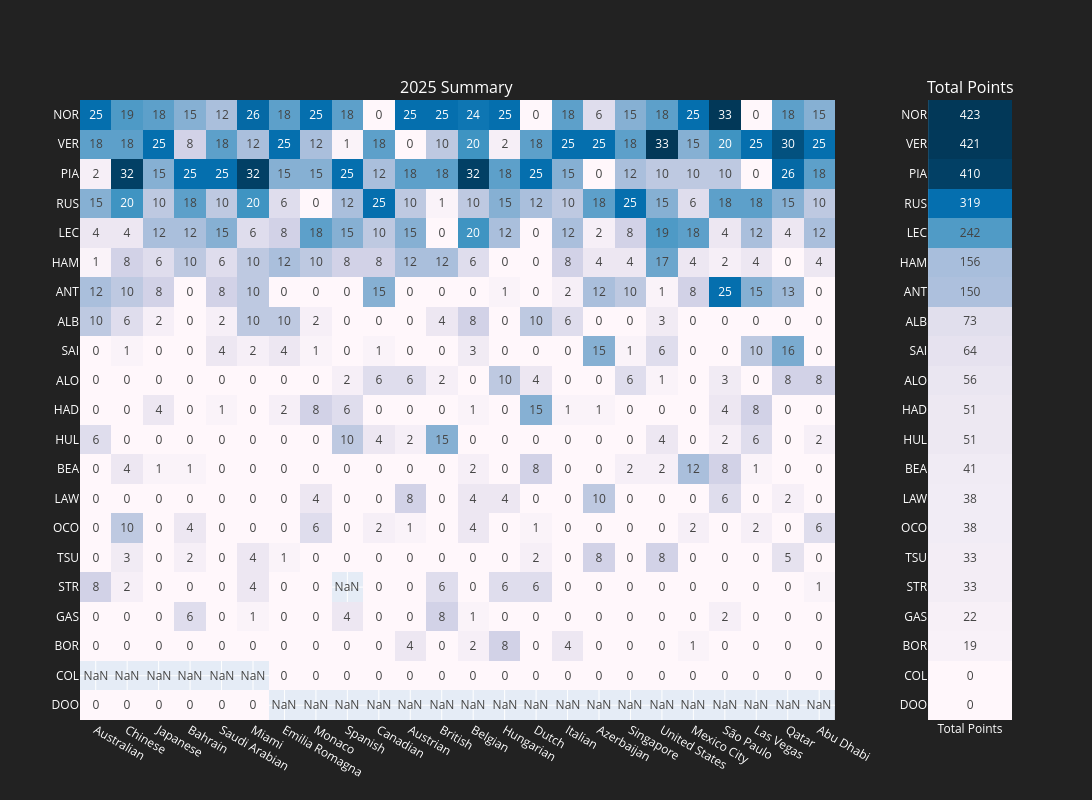

The cell this chart's notebook holds for it:
### Code cell
fig = make_subplots(
    rows=1,
    cols=2,
    column_widths=[0.9, 0.1],
    subplot_titles=('2025 Summary', 'Total Points')
)
fig.update_layout(width=1600,
                  height=800,
                  paper_bgcolor='#222222',
                  font=dict(color='white')
                  )

# first heatmap
fig.add_trace( # add graph to a specific position
    go.Heatmap(
        x=event_names_short, 
        y=standings_df2.index, # drivers
        z=standings_df2.values, # points 
        texttemplate='%{text}', # displays point value on each cell
        text=standings_df2.values,
        customdata=hover_info,
        hovertemplate=(
            "Driver: %{y}<br>"
            "Race Name: %{x}<br>"
            "Points: %{z}<br>"
            "Position: %{customdata.position}<extra></extra>"
        ),
        colorscale='Pubu',
        showscale=False,
        zmin=0, # min color value starts at 0
        zmax=standings_df2.values.max() 
    ),
    row=1,
    col=1
)

# seocnd heatmap
fig.add_trace(
    go.Heatmap(
        x=['Total Points'] * len(total_points),
        y=standings_df2.index,
        z=total_points,
        texttemplate='%{text}',
        text=total_points,
        colorscale='Pubu',
        showscale=False,
        zmin=0,
        zmax=total_points.max()
    ),
    row=1,
    col=2
)

show(fig)

### Figure 1 — Plotly figure (JSON) as saved in the notebook; plotly's stock layout.template omitted (floating-point values rounded to 4 significant figures; data arrays with more than 128 entries replaced by an {"elided": "..."} marker saying what was removed)
{"data": [{"colorscale": [[0, "rgb(255,247,251)"], [0.125, "rgb(236,231,242)"], [0.25, "rgb(208,209,230)"], [0.375, "rgb(166,189,219)"], [0.5, "rgb(116,169,207)"], [0.625, "rgb(54,144,192)"], [0.75, "rgb(5,112,176)"], [0.875, "rgb(4,90,141)"], [1, "rgb(2,56,88)"]], "customdata": [[{"position": 19}, {"position": 13}, {"position": 15}, {"position": 14}, {"position": 17}, {"position": 20}, {"position": "N/A"}, {"position": "N/A"}, {"position": "N/A"}, {"position": "N/A"}, {"position": "N/A"}, {"position": "N/A"}, {"position": "N/A"}, {"position": "N/A"}, {"position": "N/A"}, {"position": "N/A"}, {"position": "N/A"}, {"position": "N/A"}, {"position": "N/A"}, {"position": "N/A"}, {"position": "N/A"}, {"position": "N/A"}, {"position": "N/A"}, {"position": "N/A"}], [{"position": "N/A"}, {"position": "N/A"}, {"position": "N/A"}, {"position": "N/A"}, {"position": "N/A"}, {"position": "N/A"}, {"position": 16}, {"position": 13}, {"position": 15}, {"position": 13}, {"position": 15}, {"position": 20}, {"position": 19}, {"position": 18}, {"position": 11}, {"position": 17}, {"position": 19}, {"position": 16}, {"position": 17}, {"position": 16}, {"position": 15}, {"position": 15}, {"position": 14}, {"position": 20}], [{"position": 16}, {"position": 14}, {"position": 19}, {"position": 18}, {"position": 18}, {"position": 18}, {"position": 18}, {"position": 14}, {"position": 12}, {"position": 14}, {"position": 8}, {"position": 18}, {"position": 9}, {"position": 6}, {"position": 15}, {"position": 8}, {"position": 11}, {"position": 17}, {"position": 18}, {"position": 10}, {"position": 20}, {"position": 17}, {"position": 13}, {"position": 11}], [{"position": 11}, {"position": 20}, {"position": 13}, {"position": 7}, {"position": 20}, {"position": 13}, {"position": 13}, {"position": 20}, {"position": 8}, {"position": 15}, {"position": 13}, {"position": 6}, {"position": 10}, {"position": 19}, {"position": 17}, {"position": 16}, {"position": 18}, {"position": 19}, {"position": 19}, {"position": 15}, {"position": 10}, {"position": 13}, {"position": 16}, {"position": 19}], [{"position": 6}, {"position": 9}, {"position": 20}, {"position": 17}, {"position": 16}, {"position": 16}, {"position": 15}, {"position": 15}, {"position": "N/A"}, {"position": 17}, {"position": 14}, {"position": 7}, {"position": 14}, {"position": 7}, {"position": 7}, {"position": 18}, {"position": 17}, {"position": 13}, {"position": 12}, {"position": 14}, {"position": 16}, {"position": 18}, {"position": 17}, {"position": 10}], [{"position": 12}, {"position": 16}, {"position": 12}, {"position": 9}, {"position": 19}, {"position": 10}, {"position": 10}, {"position": 17}, {"position": 13}, {"position": 12}, {"position": 16}, {"position": 15}, {"position": 13}, {"position": 17}, {"position": 9}, {"position": 13}, {"position": 6}, {"position": 12}, {"position": 7}, {"position": 11}, {"position": 17}, {"position": 12}, {"position": 10}, {"position": 14}], [{"position": 13}, {"position": 5}, {"position": 18}, {"position": 8}, {"position": 14}, {"position": 12}, {"position": 20}, {"position": 7}, {"position": 16}, {"position": 9}, {"position": 10}, {"position": 13}, {"position": 15}, {"position": 16}, {"position": 10}, {"position": 15}, {"position": 14}, {"position": 18}, {"position": 15}, {"position": 9}, {"position": 12}, {"position": 9}, {"position": 15}, {"position": 7}], [{"position": 15}, {"position": 12}, {"position": 17}, {"position": 16}, {"position": 12}, {"position": 17}, {"position": 14}, {"position": 8}, {"position": 11}, {"position": 19}, {"position": 6}, {"position": 19}, {"position": 8}, {"position": 8}, {"position": 12}, {"position": 14}, {"position": 5}, {"position": 15}, {"position": 11}, {"position": 20}, {"position": 7}, {"position": 14}, {"position": 9}, {"position": 18}], [{"position": 14}, {"position": 8}, {"position": 10}, {"position": 10}, {"position": 13}, {"position": 19}, {"position": 17}, {"position": 12}, {"position": 17}, {"position": 11}, {"position": 11}, {"position": 11}, {"position": 11}, {"position": 20}, {"position": 6}, {"position": 12}, {"position": 12}, {"position": 9}, {"position": 9}, {"position": 4}, {"position": 6}, {"position": 10}, {"position": 19}, {"position": 12}], [{"position": 7}, {"position": 15}, {"position": 16}, {"position": 20}, {"position": 15}, {"position": 14}, {"position": 12}, {"position": 16}, {"position": 5}, {"position": 8}, {"position": 9}, {"position": 3}, {"position": 12}, {"position": 13}, {"position": 14}, {"position": 20}, {"position": 16}, {"position": 20}, {"position": 8}, {"position": 19}, {"position": 9}, {"position": 7}, {"position": 20}, {"position": 9}], [{"position": 20}, {"position": 11}, {"position": 8}, {"position": 13}, {"position": 10}, {"position": 11}, {"position": 9}, {"position": 6}, {"position": 7}, {"position": 16}, {"position": 12}, {"position": 17}, {"position": 20}, {"position": 11}, {"position": 3}, {"position": 10}, {"position": 10}, {"position": 11}, {"position": 16}, {"position": 13}, {"position": 8}, {"position": 6}, {"position": 18}, {"position": 17}], [{"position": 17}, {"position": 17}, {"position": 11}, {"position": 15}, {"position": 11}, {"position": 15}, {"position": 11}, {"position": 19}, {"position": 9}, {"position": 7}, {"position": 7}, {"position": 9}, {"position": 17}, {"position": 5}, {"position": 8}, {"position": 19}, {"position": 15}, {"position": 7}, {"position": 10}, {"position": 18}, {"position": 14}, {"position": 11}, {"position": 7}, {"position": 6}], [{"position": 18}, {"position": 10}, {"position": 14}, {"position": 19}, {"position": 8}, {"position": 9}, {"position": 8}, {"position": 10}, {"position": 14}, {"position": 10}, {"position": 20}, {"position": 12}, {"position": 18}, {"position": 14}, {"position": 13}, {"position": 11}, {"position": 3}, {"position": 10}, {"position": 20}, {"position": 17}, {"position": 13}, {"position": 5}, {"position": 3}, {"position": 13}], [{"position": 5}, {"position": 7}, {"position": 9}, {"position": 12}, {"position": 9}, {"position": 5}, {"position": 5}, {"position": 9}, {"position": 19}, {"position": 20}, {"position": 17}, {"position": 8}, {"position": 6}, {"position": 15}, {"position": 5}, {"position": 7}, {"position": 13}, {"position": 14}, {"position": 14}, {"position": 12}, {"position": 11}, {"position": 16}, {"position": 11}, {"position": 16}], [{"position": 4}, {"position": 6}, {"position": 6}, {"position": 11}, {"position": 6}, {"position": 6}, {"position": 19}, {"position": 18}, {"position": 18}, {"position": 3}, {"position": 19}, {"position": 16}, {"position": 16}, {"position": 10}, {"position": 16}, {"position": 9}, {"position": 4}, {"position": 5}, {"position": 13}, {"position": 6}, {"position": 2}, {"position": 3}, {"position": 5}, {"position": 15}], [{"position": 10}, {"position": 19}, {"position": 7}, {"position": 5}, {"position": 7}, {"position": 8}, {"position": 4}, {"position": 5}, {"position": 6}, {"position": 6}, {"position": 4}, {"position": 4}, {"position": 7}, {"position": 12}, {"position": 20}, {"position": 6}, {"position": 8}, {"position": 8}, {"position": 4}, {"position": 8}, {"position": 18}, {"position": 8}, {"position": 12}, {"position": 8}], [{"position": 8}, {"position": 18}, {"position": 4}, {"position": 4}, {"position": 3}, {"position": 7}, {"position": 6}, {"position": 2}, {"position": 3}, {"position": 5}, {"position": 3}, {"position": 14}, {"position": 3}, {"position": 4}, {"position": 19}, {"position": 4}, {"position": 9}, {"position": 6}, {"position": 3}, {"position": 2}, {"position": 19}, {"position": 4}, {"position": 8}, {"position": 4}], [{"position": 3}, {"position": 3}, {"position": 5}, {"position": 2}, {"position": 5}, {"position": 3}, {"position": 7}, {"position": 11}, {"position": 4}, {"position": 1}, {"position": 5}, {"position": 10}, {"position": 5}, {"position": 3}, {"position": 4}, {"position": 5}, {"position": 2}, {"position": 1}, {"position": 6}, {"position": 7}, {"position": 4}, {"position": 2}, {"position": 6}, {"position": 5}], [{"position": 9}, {"position": 1}, {"position": 3}, {"position": 1}, {"position": 1}, {"position": 1}, {"position": 3}, {"position": 3}, {"position": 1}, {"position": 4}, {"position": 2}, {"position": 2}, {"position": 1}, {"position": 2}, {"position": 1}, {"position": 3}, {"position": 20}, {"position": 4}, {"position": 5}, {"position": 5}, {"position": 5}, {"position": 20}, {"position": 2}, {"position": 2}], [{"position": 2}, {"position": 4}, {"position": 1}, {"position": 6}, {"position": 2}, {"position": 4}, {"position": 1}, {"position": 4}, {"position": 10}, {"position": 2}, {"position": 18}, {"position": 5}, {"position": 4}, {"position": 9}, {"position": 2}, {"position": 1}, {"position": 1}, {"position": 2}, {"position": 1}, {"position": 3}, {"position": 3}, {"position": 1}, {"position": 1}, {"position": 1}], [{"position": 1}, {"position": 2}, {"position": 2}, {"position": 3}, {"position": 4}, {"position": 2}, {"position": 2}, {"position": 1}, {"position": 2}, {"position": 18}, {"position": 1}, {"position": 1}, {"position": 2}, {"position": 1}, {"position": 18}, {"position": 2}, {"position": 7}, {"position": 3}, {"position": 2}, {"position": 1}, {"position": 1}, {"position": 19}, {"position": 4}, {"position": 3}]], "hovertemplate": "Driver: %{y}<br>Race Name: %{x}<br>Points: %{z}<br>Position: %{customdata.position}<extra></extra>", "showscale": false, "text": {"elided": "21x25 float values"}, "texttemplate": "%{text}", "type": "heatmap", "x": ["Australian ", "Chinese ", "Japanese ", "Bahrain ", "Saudi Arabian ", "Miami ", "Emilia Romagna ", "Monaco ", "Spanish ", "Canadian ", "Austrian ", "British ", "Belgian ", "Hungarian ", "Dutch ", "Italian ", "Azerbaijan ", "Singapore ", "United States ", "Mexico City ", "São Paulo ", "Las Vegas ", "Qatar ", "Abu Dhabi "], "xaxis": "x", "y": ["DOO", "COL", "BOR", "GAS", "STR", "TSU", "OCO", "LAW", "BEA", "HUL", "HAD", "ALO", "SAI", "ALB", "ANT", "HAM", "LEC", "RUS", "PIA", "VER", "NOR"], "yaxis": "y", "z": {"elided": "21x25 float values"}, "zmax": null, "zmin": 0}, {"colorscale": [[0, "rgb(255,247,251)"], [0.125, "rgb(236,231,242)"], [0.25, "rgb(208,209,230)"], [0.375, "rgb(166,189,219)"], [0.5, "rgb(116,169,207)"], [0.625, "rgb(54,144,192)"], [0.75, "rgb(5,112,176)"], [0.875, "rgb(4,90,141)"], [1, "rgb(2,56,88)"]], "showscale": false, "text": [0.0, 0.0, 19.0, 22.0, 33.0, 33.0, 38.0, 38.0, 41.0, 51.0, 51.0, 56.0, 64.0, 73.0, 150.0, 156.0, 242.0, 319.0, 410.0, 421.0, 423.0], "texttemplate": "%{text}", "type": "heatmap", "x": ["Total Points", "Total Points", "Total Points", "Total Points", "Total Points", "Total Points", "Total Points", "Total Points", "Total Points", "Total Points", "Total Points", "Total Points", "Total Points", "Total Points", "Total Points", "Total Points", "Total Points", "Total Points", "Total Points", "Total Points", "Total Points"], "xaxis": "x2", "y": ["DOO", "COL", "BOR", "GAS", "STR", "TSU", "OCO", "LAW", "BEA", "HUL", "HAD", "ALO", "SAI", "ALB", "ANT", "HAM", "LEC", "RUS", "PIA", "VER", "NOR"], "yaxis": "y2", "z": [0.0, 0.0, 19.0, 22.0, 33.0, 33.0, 38.0, 38.0, 41.0, 51.0, 51.0, 56.0, 64.0, 73.0, 150.0, 156.0, 242.0, 319.0, 410.0, 421.0, 423.0], "zmax": 423, "zmin": 0}], "layout": {"annotations": [{"font": {"size": 16}, "showarrow": false, "text": "2025 Summary", "x": 0.405, "xanchor": "center", "xref": "paper", "y": 1, "yanchor": "bottom", "yref": "paper"}, {"font": {"size": 16}, "showarrow": false, "text": "Total Points", "x": 0.955, "xanchor": "center", "xref": "paper", "y": 1, "yanchor": "bottom", "yref": "paper"}], "font": {"color": "white"}, "height": 800, "paper_bgcolor": "#222222", "width": 1600, "xaxis": {"anchor": "y", "domain": [0, 0.81]}, "xaxis2": {"anchor": "y2", "domain": [0.91, 1]}, "yaxis": {"anchor": "x", "domain": [0, 1]}, "yaxis2": {"anchor": "x2", "domain": [0, 1]}}}
